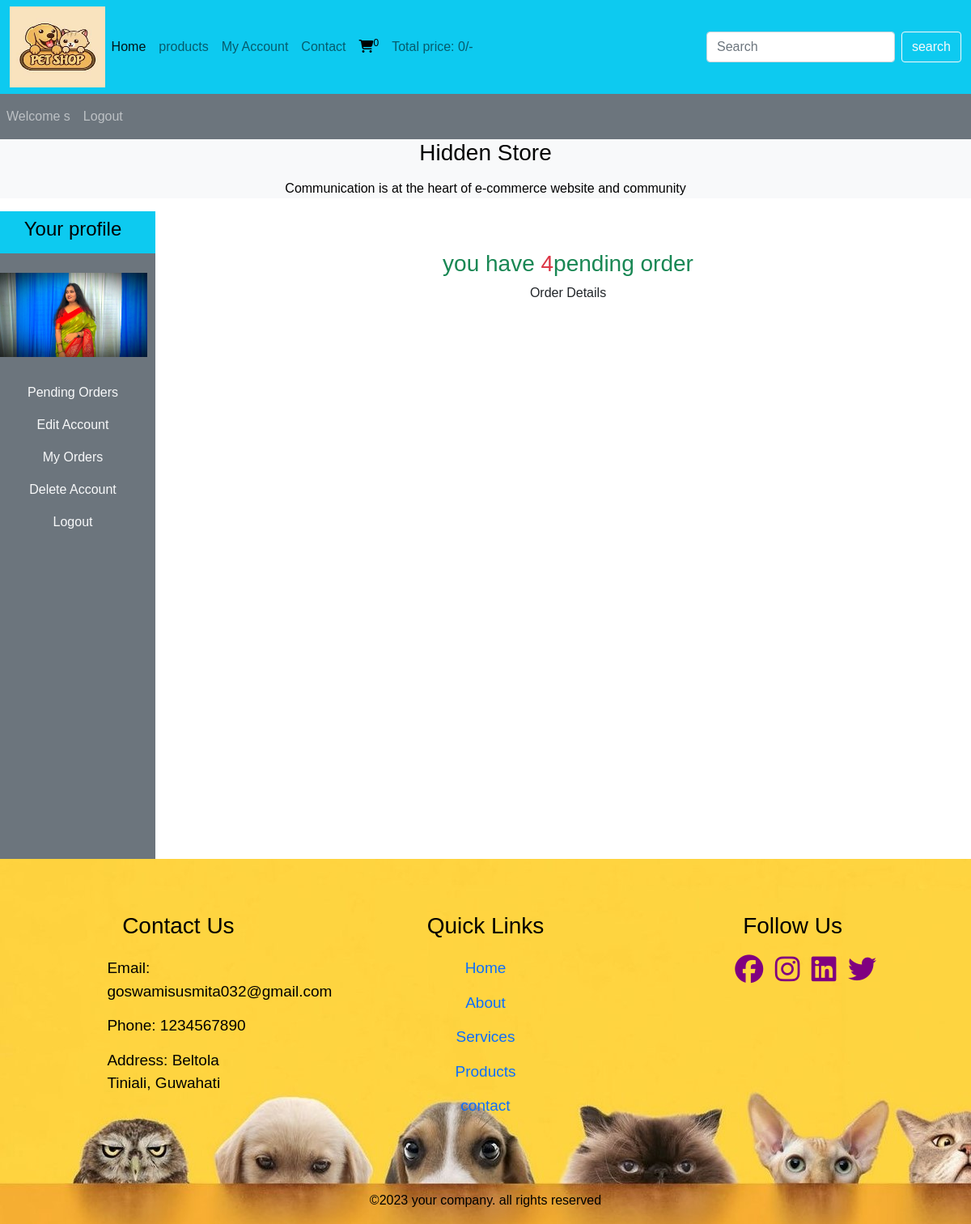
Page /users_area/profile.php (signed in) on the committed database.
### tables this page shows
CREATE TABLE `user_table` (
  `user_id` int(11) NOT NULL,
  `username` varchar(100) NOT NULL,
  `user_email` varchar(100) NOT NULL,
  `user_password` varchar(255) NOT NULL,
  `user_image` varchar(255) NOT NULL,
  `user_ip` varchar(100) NOT NULL,
  `user_address` varchar(255) NOT NULL,
  `user_mobile` varchar(20) NOT NULL
);

### users_area/profile.php (the view, shortened to what this page needs)
<?php
 include('../includes/connect.php');
 include('../functions/common_function.php');
?>
<!DOCTYPE html>
<html lang="en">
<head>
    <link href="https://cdn.jsdelivr.net/npm/bootstrap@5.1.3/dist/css/bootstrap.min.css" rel="stylesheet">
    <link rel="stylesheet" href="https://cdnjs.cloudflare.com/ajax/libs/font-awesome/6.5.2/css/all.min.css" />
     <link rel="stylesheet" href="../style.css">
</head>
<body>
     <div class="container-fluid p-0">
        <nav class="navbar navbar-expand-lg navbar-light bg-info">
  <div class="container-fluid">
   <img src="../webimg/petshoplogo.png" alt="" class="logo">
    <div class="collapse navbar-collapse" id="navbarSupportedContent">
      <ul class="navbar-nav me-auto mb-2 mb-lg-0">
        <li class="nav-item">
          <a class="nav-link active" aria-current="page" href="../index.php">Home</a>
        </li>
        <li class="nav-item">
          <a class="nav-link" href="../display_all.php">products</a>
        </li>
        <li class="nav-item">
          <a class="nav-link" href="profile.php">My Account</a>
        </li>
        <li class="nav-item">
          <a class="nav-link" href="#">Contact</a>
        </li>
        <li class="nav-item">
          <a class="nav-link" href="../cart.php"><i class="fa-solid fa-cart-shopping"></i><sup><?php  cart_item(); ?></sup></a>
          </li>
        <li class="nav-item">
          <a class="nav-link" href="#">Total price: <?php total_cart_price(); ?>/-</a>
        </li>
      </ul>
      <form class="d-flex" action="../search_product.php" method="get">
        <input class="form-control me-2" type="search" placeholder="Search" aria-label="Search" name="search_data">
         <input type="submit" value="search" class="btn btn-outline-light" name="search_data_product">
      </form>
    </div>
  </div>
</nav>
      <nav class="navbar navbar-expand-lg navbar-dark bg-secondary">
        <ul class="navbar-nav me-auto">
        <?php
if(!isset($_SESSION['username'])){
  echo " <li class='nav-item'>
  <a class='nav-link' href='#'>Welcome guest</a></li>";
 }else{
   echo " <li class='nav-item'>
  <a class ='nav-link' href='#'>Welcome ".$_SESSION['username']."</a></li>";
 }
     if(!isset($_SESSION['username'])){
      echo " <li class='nav-item'>
      <a class= 'nav-link' href='./users_area/user_login.php'>Login</a></li>";
     }else{
       echo " <li class='nav-item'>
      <a class ='nav-link' href='logout.php'>Logout</a></li>";
     }
        ?>
        </ul>
      </nav>
        <div class="bg-light">
        <h3 class="text-center">Hidden Store</h3>
        <p class="text-center">Communication is at the heart of e-commerce website and community</p>
</div>
 <div class="row">
    <div class="col-md-2 p-0">
        <ul class="navbar-nav bg-secondary text-center" style="height:100vh">
        <li class="nav-item bg-info">
          <a class="nav-link text-light"  href="#"><h4>Your profile</h4></a>
        </li>
        <?php
          $username=$_SESSION['username'];
          $user_image="SELECT * from `user_table` where username='$username'";
          $user_image=mysqli_query($conn, $user_image);
          $row_image=mysqli_fetch_array($user_image);
          $user_image=$row_image['user_image'];
          echo "<li class='nav-item'>
         <img src='./user_images/$user_image' class='profile_img my-4'alt='' >
           </li>";
        ?>
        <li class="nav-item ">
          <a class="nav-link text-light"  href="profile.php">Pending Orders</a>
        </li>
        <li class="nav-item ">
          <a class="nav-link text-light"  href="profile.php?edit_account">Edit Account</a>
        </li>
        <li class="nav-item ">
          <a class="nav-link text-light"  href="profile.php?my_orders">My Orders</a>
        </li>
        <li class="nav-item ">
          <a class="nav-link text-light"  href="profile.php?delete_account">Delete Account</a>
        </li>
        <li class="nav-item ">
          <a class="nav-link text-light"  href="logout.php">Logout</a>
        </li>
        </ul>
    </div>
    <div class="col-md-10 text-center">
    <?php  get_user_order_details();
    ?>
    </div>
 </div>
         <?php include("../includes/footer.php") ?>
        </div>
</body>
</html>

### functions/common_function.php (shortened to what this page needs)
<?php
 function getIPAddress() {
   if(!empty($_SERVER['HTTP_CLIENT_IP'])) {
              $ip = $_SERVER['HTTP_CLIENT_IP'];
      }
  elseif (!empty($_SERVER['HTTP_X_FORWARDED_FOR'])) {
              $ip = $_SERVER['HTTP_X_FORWARDED_FOR'];
   }
  else{
           $ip = $_SERVER['REMOTE_ADDR'];
   }
   return $ip;
}
  function cart_item(){
      if(isset($_GET['add_to_cart'])){
        global $conn;
        $get_ip_add = getIPAddress();
        $select_query="SELECT * from `cart_details` where ip_address='$get_ip_add'";
        $result_query=mysqli_query($conn,$select_query);
        $count_cart_items=mysqli_num_rows($result_query);
        }else{
          global $conn;
          $get_ip_add = getIPAddress();
          $select_query="SELECT * from `cart_details` where ip_address='$get_ip_add'";
          $result_query=mysqli_query($conn,$select_query);
          $count_cart_items=mysqli_num_rows($result_query);
        }
        echo $count_cart_items;
        }
        function total_cart_price(){
          $total_price=0;
echo $total_price;
      }
      function get_user_order_details(){
        global $conn;
        $username=$_SESSION['username'];
        $get_details="SELECT * from `user_table` where username='$username'";
        $result_query=mysqli_query($conn,$get_details);
        while($row_query=mysqli_fetch_array($result_query)){
          $user_id=$row_query['user_id'];
          if(!isset($_GET['edit_account'])){
            if(!isset($_GET['my_orders'])){
              if(!isset($_GET['delete_account'])){
                $get_orders="SELECT * from `user_orders` where user_id=$user_id and order_status='pending'";
                $result_orders_query=mysqli_query($conn,$get_orders);
                $row_count=mysqli_num_rows( $result_orders_query);
                if($row_count>0){
                  echo "<h3 class='text-center text-success mt-5 mb-2'>you have <span class='text-danger'>$row_count</span>pending order</h3>
                <p class='text-center'><a href='profile.php?my_orders' class='text-dark'>Order Details</a></p>";
                }else{
                  echo "<h3 class='text-center text-success mt-5 mb-2'>you have zero pending order</h3>
                  <p class='text-center'><a href='../index.php' class='text-dark'>Explore products</a></p>";
                }
              }
            }
          }
        }
      }
?>

### style.css (style rules this page uses)
* { margin: 0; padding: 0; box-sizing: border-box; }
.logo { width: 10%; height: 100px; }

### users_area/profile.php (style rules this page uses)
body { overflow-x:hidden; }
.profile_img { width: 90%; margin:auto; display:block; object-fit: cvontain; }

### includes/footer.php (style rules this page uses)
* { margin: 0; padding: 0; font-family: Arial,Helvetica,sans-serif; color: black; }
h3 { font-size: 28px; margin-bottom: 15px; text-align: center; }
a { text-decoration: none; }

### rows in the picture
user_table: user_image (picture), row_count "4"

### other values in the picture
$count_cart_items "0"
$total_price "0"
$_SESSION['username'] "s"
